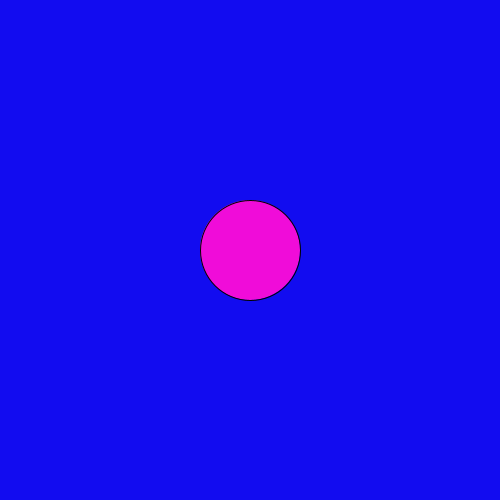
Frame 1 (no input)
Frame 60 (the mouse pressed at the canvas centre just before this capture): identical to frame 1, image omitted
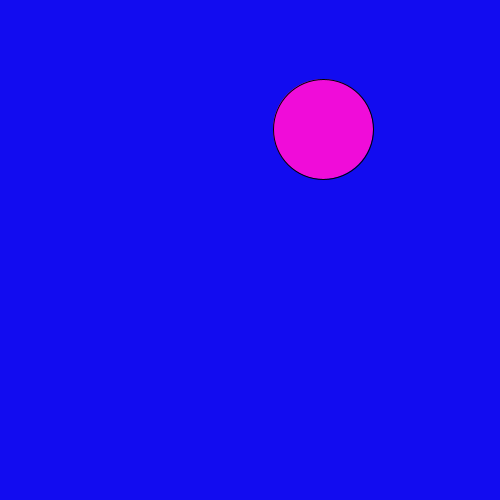
Frame 120 (the mouse held since frame 60 and released just before this capture)

The Processing sketch that drew these frames (run headless with seeded random() and noise(); from frame 60 on, the mouse is pressed at the canvas centre):

// Processing sketch: SlipperyDot
// ── SlipperyDot.pde
 // 4. create three integer variables to  
    //    represent the x, y, and the size of the ellipse
    int x = 250;
    int y = 250;
    int size = 100;
    
    void setup() {
      //1. set the size of your sketch
    size(500, 500);
    }
    
    void draw() {
      //2. set the background color of your sketch
      background(#120CF0);
      //3. draw an ellipse. Make sure it fits in the window.
      fill(#F00CD9);
      ellipse(x, y, size, size);
      //5. use the variables created in step 4 in place of the numbers
      //   in your ellipse
    
    }
    
    void mousePressed() {
      //6a. create an integer variable called distance
      int distance;
      //6b. use the getDistance method to initialize your varible
     distance = getDistance(mouseX, mouseY, x, y);
      //    use the mouse's x and y and the x and y of your ellipse 
     
      //7. print the distance variable
    println(distance);
      
      //8a. make an if statement to check if the distance variable
      //   is within the size of the ellipse
      if(distance < size/2){
        //8b.  set the x and y of the ellipse to a random location on the window
       int i =(int)random(500);
       int e =(int)random(500);
       x = i;
       y = e;
      } 
    }
    
    int getDistance(int x1, int y1, int x2, int y2) {
      return (int)Math.sqrt(Math.pow((x1-x2),2) + Math.pow((y1-y2),2));
    }
